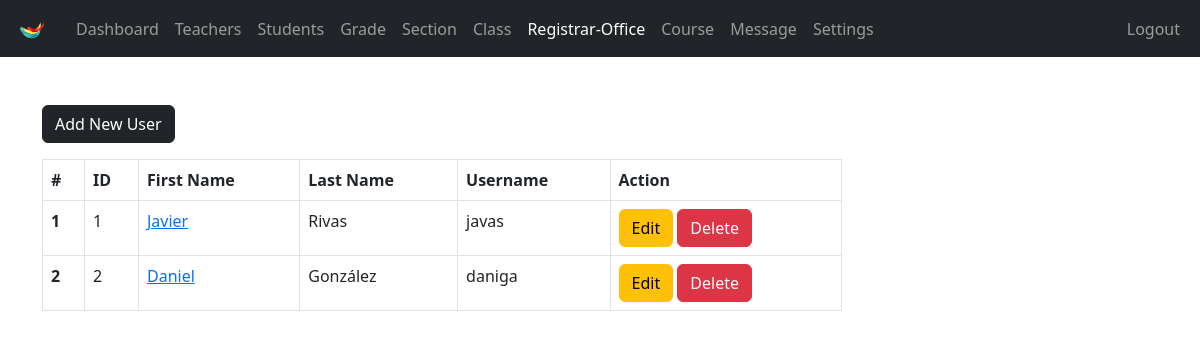
The app's page /admin/registrar-office.php (signed in) with its own data.
### tables this page shows
CREATE TABLE `registrar_office` (
  `r_user_id` int(11) NOT NULL,
  `username` varchar(127) NOT NULL,
  `password` varchar(255) NOT NULL,
  `fname` varchar(31) NOT NULL,
  `lname` varchar(31) NOT NULL,
  `address` varchar(31) NOT NULL,
  `employee_number` int(11) NOT NULL,
  `date_of_birth` date NOT NULL,
  `phone_number` varchar(31) NOT NULL,
  `qualification` varchar(31) NOT NULL,
  `gender` varchar(7) NOT NULL,
  `email_address` varchar(255) NOT NULL,
  `date_of_joined` datetime NOT NULL DEFAULT current_timestamp()
);

### admin/data/registrar_office.php (called while the page is built, shortened)
<?php
function getAllR_users($conn)
{
    $sql = "SELECT * FROM registrar_office";
    $stmt = $conn->prepare($sql);
    $stmt->execute();
    if ($stmt->rowCount() >= 1) {
        $teachers = $stmt->fetchAll();
        return $teachers;
    } else {
        return 0;
    }
}

### admin/registrar-office.php (the view, shortened to what this page needs)
<?php
if (
    isset($_SESSION['admin_id']) &&
    isset($_SESSION['role'])
) {
    if ($_SESSION['role'] == 'Admin') {
        include "../DB_connection.php";
        include "data/registrar_office.php";
        $r_users = getAllR_users($conn);
?>
        <!DOCTYPE html>
        <html lang="en">
        <head>
            <link rel="stylesheet" href="https://cdn.jsdelivr.net/npm/bootstrap@5.2.0/dist/css/bootstrap.min.css">
            <link rel="stylesheet" href="../css/style.css">
            <link rel="stylesheet" href="https://cdnjs.cloudflare.com/ajax/libs/font-awesome/4.7.0/css/font-awesome.min.css">
        </head>
        <body>
            <?php
            include "inc/navbar.php";
            if ($r_users != 0) {
            ?>
                <div class="container mt-5">
                    <a href="registrar-office-add.php" class="btn btn-dark">Add New User</a>
                    <div class="table-responsive">
                        <table class="table table-bordered mt-3 n-table">
                            <thead>
                                <tr>
                                    <th scope="col">#</th>
                                    <th scope="col">ID</th>
                                    <th scope="col">First Name</th>
                                    <th scope="col">Last Name</th>
                                    <th scope="col">Username</th>
                                    <th scope="col">Action</th>
                                </tr>
                            </thead>
                            <tbody>
                                <?php $i = 0;
                                foreach ($r_users as $r_user) {
                                    $i++;  ?>
                                    <tr>
                                        <th scope="row"><?= $i ?></th>
                                        <td><?= $r_user['r_user_id'] ?></td>
                                        <td><a href="registrar-office-view.php?r_user_id=<?= $r_user['r_user_id'] ?>">
                                                <?= $r_user['fname'] ?></a></td>
                                        <td><?= $r_user['lname'] ?></td>
                                        <td><?= $r_user['username'] ?></td>
                                        <td>
                                            <a href="registrar-office-edit.php?r_user_id=<?= $r_user['r_user_id'] ?>" class="btn btn-warning">Edit</a>
                                            <a href="registrar-office-delete.php?r_user_id=<?= $r_user['r_user_id'] ?>" class="btn btn-danger">Delete</a>
                                        </td>
                                    </tr>
                                <?php } ?>
                            </tbody>
                        </table>
                    </div>
                <?php } else { ?>
                    <div class="alert alert-info .w-450 m-5" role="alert">
                        Empty!
                    </div>
                <?php } ?>
                </div>
        </body>
        </html>
<?php
    } else {
        header("Location: ../login.php");
        exit;
    }
} else {
    header("Location: ../login.php");
    exit;
}
?>

### css/style.css (style rules this page uses)
.n-table { max-width: 800px; }

### records on screen
registrar_office: r_user_id "1", fname "Javier", lname "Rivas", username "javas"
registrar_office: r_user_id "2", fname "Daniel", lname "González", username "daniga"
